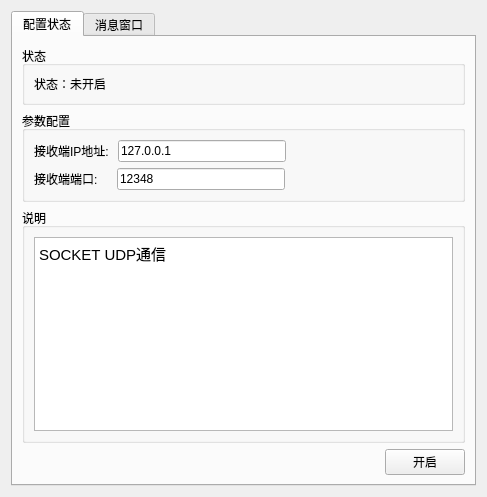
       <widget class="QWidget" name="page_4">
        <layout class="QGridLayout" name="gridLayout_23">
         <item row="0" column="0">
          <widget class="QTabWidget" name="tabWidget_7">
           <property name="currentIndex">
            <number>0</number>
           </property>
           <property name="tabBarAutoHide">
            <bool>false</bool>
           </property>
           <widget class="QWidget" name="tab_13">
            <attribute name="title">
             <string>配置状态</string>
            </attribute>
            <layout class="QVBoxLayout" name="verticalLayout_6">
             <item>
              <widget class="QGroupBox" name="groupBox_16">
               <property name="title">
                <string>状态</string>
               </property>
               <layout class="QVBoxLayout" name="verticalLayout_2">
                <item>
                 <widget class="QLabel" name="socketudp_state_label">
                  <property name="text">
                   <string>状态：未开启</string>
                  </property>
                 </widget>
                </item>
               </layout>
              </widget>
             </item>
             <item>
              <widget class="QGroupBox" name="groupBox_17">
               <property name="title">
                <string>参数配置</string>
               </property>
               <layout class="QVBoxLayout" name="verticalLayout_15">
                <item>
                 <layout class="QHBoxLayout" name="horizontalLayout_17">
                  <item>
                   <widget class="QLabel" name="label_22">
                    <property name="text">
                     <string>接收端IP地址: </string>
                    </property>
                   </widget>
                  </item>
                  <item>
                   <widget class="QLineEdit" name="socketudp_lineEdit01">
                    <property name="text">
                     <string>127.0.0.1</string>
                    </property>
                   </widget>
                  </item>
                  <item>
                   <spacer name="horizontalSpacer_21">
                    <property name="orientation">
                     <enum>Qt::Horizontal</enum>
                    </property>
                    <property name="sizeHint" stdset="0">
                     <size>
                      <width>40</width>
                      <height>20</height>
                     </size>
                    </property>
                   </spacer>
                  </item>
                 </layout>
                </item>
                <item>
                 <layout class="QHBoxLayout" name="horizontalLayout_18">
                  <item>
                   <widget class="QLabel" name="label_23">
                    <property name="text">
                     <string>接收端端口:    </string>
                    </property>
                   </widget>
                  </item>
                  <item>
                   <widget class="QLineEdit" name="socketudp_lineEdit02">
                    <property name="text">
                     <string>12348</string>
                    </property>
                   </widget>
                  </item>
                  <item>
                   <spacer name="horizontalSpacer_22">
                    <property name="orientation">
                     <enum>Qt::Horizontal</enum>
                    </property>
                    <property name="sizeHint" stdset="0">
                     <size>
                      <width>40</width>
                      <height>20</height>
                     </size>
                    </property>
                   </spacer>
                  </item>
                 </layout>
                </item>
               </layout>
              </widget>
             </item>
             <item>
              <widget class="QGroupBox" name="groupBox_18">
               <property name="title">
                <string>说明</string>
               </property>
               <layout class="QGridLayout" name="gridLayout_24">
                <item row="0" column="0">
                 <widget class="QTextBrowser" name="textBrowser_6">
                  <property name="html">
                   <string>&lt;!DOCTYPE HTML PUBLIC &quot;-//W3C//DTD HTML 4.0//EN&quot; &quot;http://www.w3.org/TR/REC-html40/strict.dtd&quot;&gt;
&lt;html&gt;&lt;head&gt;&lt;meta name=&quot;qrichtext&quot; content=&quot;1&quot; /&gt;&lt;style type=&quot;text/css&quot;&gt;
p, li { white-space: pre-wrap; }
&lt;/style&gt;&lt;/head&gt;&lt;body style=&quot; font-family:'文泉驿微米黑'; font-size:11pt; font-weight:400; font-style:normal;&quot;&gt;
&lt;p style=&quot; margin-top:0px; margin-bottom:0px; margin-left:0px; margin-right:0px; -qt-block-indent:0; text-indent:0px;&quot;&gt;SOCKET UDP通信&lt;/p&gt;&lt;/body&gt;&lt;/html&gt;</string>
                  </property>
                 </widget>
                </item>
               </layout>
              </widget>
             </item>
             <item>
              <layout class="QHBoxLayout" name="horizontalLayout_20">
               <item>
                <spacer name="horizontalSpacer_24">
                 <property name="orientation">
                  <enum>Qt::Horizontal</enum>
                 </property>
                 <property name="sizeHint" stdset="0">
                  <size>
                   <width>363</width>
                   <height>20</height>
                  </size>
                 </property>
                </spacer>
               </item>
               <item>
                <widget class="QPushButton" name="socketudp_btn_enter">
                 <property name="text">
                  <string>开启</string>
                 </property>
                </widget>
               </item>
              </layout>
             </item>
            </layout>
           </widget>
           <widget class="QWidget" name="tab_14">
            <attribute name="title">
             <string>消息窗口</string>
            </attribute>
            <layout class="QGridLayout" name="gridLayout_25">
             <item row="0" column="0">
              <widget class="QTextBrowser" name="socketudp_textBrowser">
               <property name="styleSheet">
                <string notr="true">QTextBrowser
{
	border-style: none;
    margin: 0px;
	font-size: 16px;
}
</string>
               </property>
              </widget>
             </item>
            </layout>
           </widget>
          </widget>
         </item>
        </layout>
       </widget>
